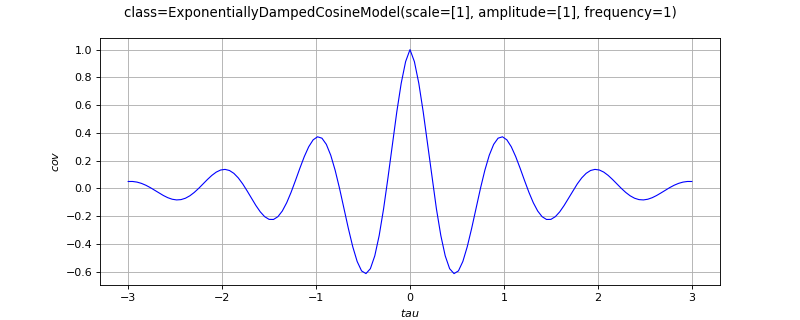

This figure's Python source:
import openturns as ot
from matplotlib import pyplot as plt
from openturns.viewer import View
if ot.ExponentiallyDampedCosineModel().__class__.__name__ == 'ExponentialModel':
    covarianceModel = ot.ExponentialModel([0.5], [5.0])
elif ot.ExponentiallyDampedCosineModel().__class__.__name__ == 'GeneralizedExponential':
    covarianceModel = ot.GeneralizedExponential([2.0], [3.0], 1.5)
elif ot.ExponentiallyDampedCosineModel().__class__.__name__ == 'ProductCovarianceModel':
    amplitude = [1.0]
    scale1 = [4.0]
    scale2 = [4.0]
    cov1 = ot.ExponentialModel(scale1, amplitude)
    cov2 = ot.ExponentialModel(scale2, amplitude)
    covarianceModel = ot.ProductCovarianceModel([cov1, cov2])
elif ot.ExponentiallyDampedCosineModel().__class__.__name__ == 'RankMCovarianceModel':
    variance = [1.0, 2.0]
    basis = ot.LinearBasisFactory().build()
    covarianceModel = ot.RankMCovarianceModel(variance, basis)
else:
    covarianceModel = ot.ExponentiallyDampedCosineModel()
title = str(covarianceModel)[:100]
if covarianceModel.getInputDimension() == 1:
    scale = covarianceModel.getScale()[0]
    if covarianceModel.isStationary():
        def f(x):
            return [covarianceModel(x)[0, 0]]
        func = ot.PythonFunction(1, 1, f)
        func.setDescription(['$tau$', '$cov$'])
        cov_graph = func.draw(-3.0 * scale, 3.0 * scale, 129)
        cov_graph.setTitle(title)
        fig = plt.figure(figsize=(10, 4))
        cov_axis = fig.add_subplot(111)
        View(cov_graph, figure=fig, axes=[cov_axis], add_legend=False)
    else:
        def f(x):
            return [covarianceModel([x[0]], [x[1]])[0, 0]]
        func = ot.PythonFunction(2, 1, f)
        func.setDescription(['$s$', '$t$', '$cov$'])
        cov_graph = func.draw([-3.0 * scale]*2, [3.0 * scale]*2, [129]*2)
        cov_graph.setTitle(title)
        fig = plt.figure(figsize=(10, 4))
        cov_axis = fig.add_subplot(111)
        View(cov_graph, figure=fig, axes=[cov_axis], add_legend=False, square_axes=True)
elif covarianceModel.getInputDimension() == 2:
    scale = covarianceModel.getScale()
    if covarianceModel.isStationary():
        def f(x):
            return [covarianceModel(x)[0, 0]]
        func = ot.PythonFunction(2, 1, f)
        func.setDescription(['$s$', '$t$', '$cov$'])
        cov_graph = func.draw(-3.0 * scale, 3.0 * scale, [129]*2)
        cov_graph.setTitle(title)
        fig = plt.figure(figsize=(10, 4))
        cov_axis = fig.add_subplot(111)
        View(cov_graph, figure=fig, axes=[cov_axis], add_legend=False, square_axes=True)
